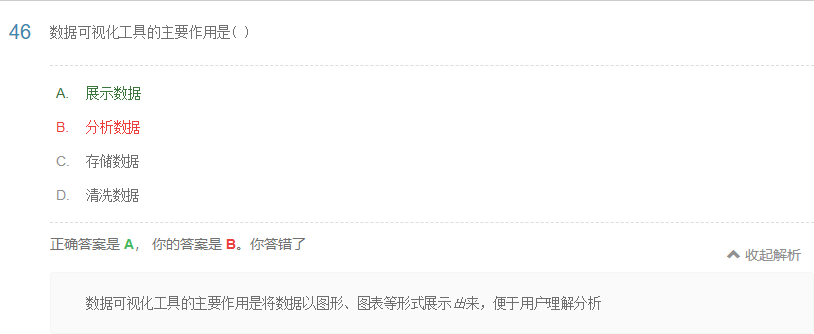
#> input picture seed_question.png, 814 x 334 px; its folder holds only this picture in this run
$ python -i vision.py   (imports and definitions only)
#> lines starting #> are read from the running program, lines starting #| are printed output that depends on the picture; after the words box and inside, x2 and y2 are one past the last pixel; in counts of white or black regions, pixels touching at a corner belong together
#> further down, picture is the input picture: PIL image 814x334 RGB; mean R, G, B 251.1, 251, 250.9
"""整卷入库 · 图片视觉层（P1）。

真实样例是 Jupyter Notebook 屏幕翻拍：空位是**几何横线**而不是 ``____``
字符，答案文档可能用红色标答案。P0 只有 OCR 文本通道，识别不到这两类信息。

本模块只负责「像素 → 结构」，不碰数据库与 Web：

1. ``detect_horizontal_blanks``：自适应二值化 + 水平形态学开运算检出填空横线，
   再用「是否穿过文字主体 / 是否超长」排除表格线与页眉分隔线。
2. ``detect_red_regions``：HSV 双红区间 + 高斯/形态学抑制翻拍摩尔纹，
   聚合出红色片段的 bbox。
3. ``build_image_doc``：把 OCR 原始 box、横线、红区按 y 聚成行，生成 NormDoc。

坐标铁律：视觉检测与 OCR 必须跑在**同一张增强图**上（``ocr_engine.prepare_image``），
所有 bbox 都是页级像素，前端可按显示比例缩放叠加复核框。

为什么需要字符级映射：PaddleOCR 的文本检测框通常是「一整行一个 poly」，
没有词级 x 明细。仅靠「横线落在哪两个 box 之间」处理不了一行多空，
所以额外用字符宽度加权把横线 x 映射到文本内的字符位置。CJK/全角按 1.0、
拉丁按 0.55 估宽，够用于确定插入顺序；strict 模式后续会去空白比较，
近似误差不影响常量段匹配。

图片来源一律低置信度、强制人工复核（见 ``core.detect_blanks``），
颜色只作线索，绝不参与自动放行。
"""
from __future__ import annotations

import re
from collections import Counter
from pathlib import Path
from typing import Any

from .model import BLANK_TOKEN, CodeLine, NormDoc, Token

#: OCR 有时会把填空横线本身识别成下划线字符，此时文本通道已覆盖，不再视觉插入
_OCR_BLANK_RE = re.compile(r"_{3,}|＿{2,}|─{3,}|—{3,}")
_BLANK_SPLIT = re.compile(r"(\[\[BLANK\]\])")
_WIDE_RE = re.compile(
    r"[\u1100-\u115f\u2e80-\ua4cf\uac00-\ud7a3\uf900-\ufaff"
    r"\ufe30-\ufe6f\uff00-\uff60\uffe0-\uffe6]"
)


# ---------------------------------------------------------------------------
# 依赖与图像转换
# ---------------------------------------------------------------------------
def cv2_available() -> bool:
    return _cv2() is not None


def _cv2() -> Any:
    try:
        import cv2  # PaddleOCR 依赖链里已带 opencv；缺失时整体降级，不静默失败
        return cv2
    except Exception:  # noqa: BLE001 - 导入失败即降级
        return None


def _bgr(image: Any) -> Any:
    import numpy as np

    cv2 = _cv2()
    rgb = np.asarray(image.convert("RGB"))
    return cv2.cvtColor(rgb, cv2.COLOR_RGB2BGR)


# ---------------------------------------------------------------------------
# 几何横线检测
# ---------------------------------------------------------------------------
def detect_horizontal_blanks(image: Any, median_h: float = 20.0) -> list[dict[str, Any]]:
    """返回填空横线区域，按 (y, x) 排序。

    形态学水平核只保留「连续的水平笔画」，文字竖笔画被腐蚀掉；随后用
    宽/高比、绝对宽度、面积占比过滤噪点，超长线（页面分隔/表格边框）在
    ``_bar_belongs`` 里再按与文字行的关系排除一次。
    """
    cv2 = _cv2()
    if cv2 is None:
        return []
    bgr = _bgr(image)
    gray = cv2.cvtColor(bgr, cv2.COLOR_BGR2GRAY)
    # 屏幕翻拍的摩尔纹：先 3x3 高斯压掉高频条纹，再做自适应二值
    smooth = cv2.GaussianBlur(gray, (3, 3), 0)
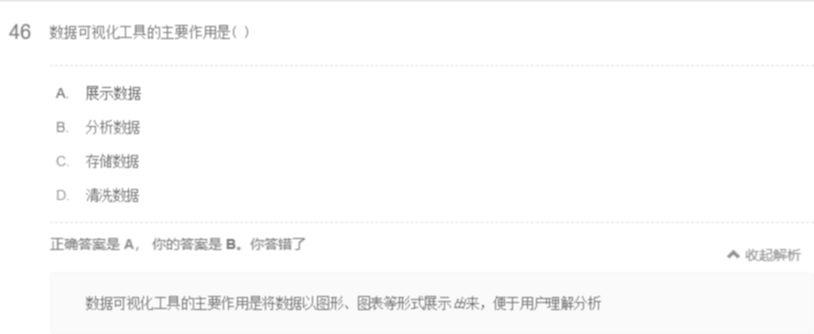
#> smooth: shape (334, 814); min 114, max 255, mean 251.1
    binary = cv2.adaptiveThreshold(
        smooth, 255,
        cv2.ADAPTIVE_THRESH_GAUSSIAN_C, cv2.THRESH_BINARY_INV, 31, 12,
    )
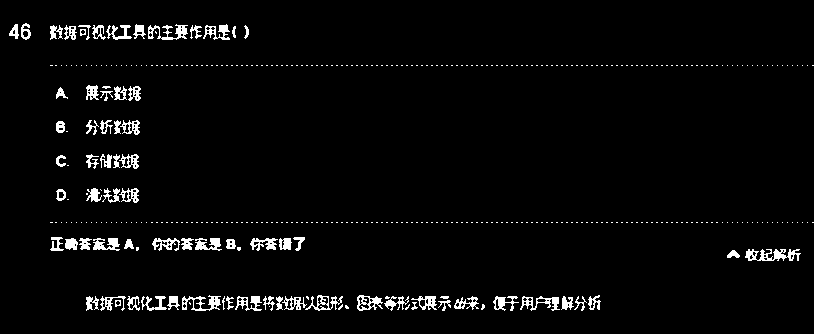
#> binary: shape (334, 814); 3.4% white; 396 white regions (323 under 20 px), largest, box (x1, y1, x2, y2) and area: (745, 249, 801, 261) 382, (148, 24, 188, 40) 291, (182, 295, 221, 311) 279
    mh = max(10.0, float(median_h or 20.0))
    kernel_w = max(16, int(mh * 1.6))
    kernel = cv2.getStructuringElement(cv2.MORPH_RECT, (kernel_w, 1))
    horizontal = cv2.morphologyEx(binary, cv2.MORPH_OPEN, kernel)
#> horizontal: shape (334, 814); every value is 0
    horizontal = cv2.dilate(
        horizontal,
        cv2.getStructuringElement(cv2.MORPH_RECT, (3, 1)),
        iterations=1,
    )

    count, _, stats, _ = cv2.connectedComponentsWithStats(horizontal, 8)
#> count = 1; stats = [[0, 0, 814, 334, 271876]]
    width_img = bgr.shape[1]
#> width_img = 814
    min_w = max(24.0, mh * 1.5)
    max_w = width_img * 0.55
#> max_w = 447.7
    max_h = max(4.0, mh * 0.32)
    regions: list[dict[str, Any]] = []
    for idx in range(1, count):
        x, y, w, h, area = (int(v) for v in stats[idx])
        if w < min_w or w > max_w:
            continue
        if h > max_h or w / max(1, h) < 6:
            continue
        if area < w * 0.55:
            continue
        regions.append(
            {
                "bbox": (x, y, x + w, y + h),
                "cy": y + h / 2.0,
                "width": w,
                "height": h,
                "confidence": round(min(0.95, 0.6 + w / (min_w * 8)), 2),
            }
        )
#> after the loop, regions = []
    regions.sort(key=lambda item: (item["bbox"][1], item["bbox"][0]))
    return regions


# ---------------------------------------------------------------------------
# HSV 红色分割
# ---------------------------------------------------------------------------
# [425 lines left out: functions detect_red_regions, _merge_red_regions, group_boxes_into_lines, _char_offsets, _index_at_x, _text_in_x and 7 more, not called in this run]

>>> from PIL import Image
>>> picture = Image.open('../seed_question.png')
>>> result = detect_horizontal_blanks(picture)
#> result = []
